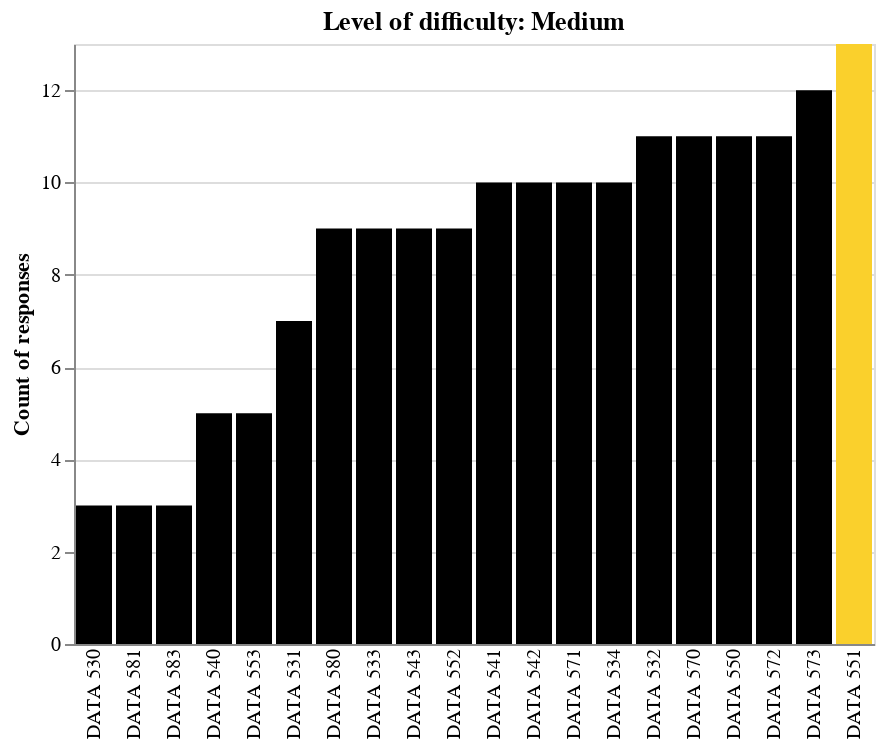

Notebook source saved alongside this figure:
### Code cell
twochart = alt.Chart(mydata, title=alt.TitleParams(text = ["Level of difficulty: Medium"])).mark_bar().encode(
                     x=alt.X('courses', sort ='y', title = None, axis = alt.Axis(ticks=False)),
                     y=alt.Y('twos', title = "Count of responses"),
                     color=alt.condition(alt.datum.twos == mydata['twos'].max(),alt.value('#FAD02C'), alt.value('black')))
twochart

### Figure 1 — Vega-Lite specification as saved in the notebook (floating-point values rounded to 4 significant figures)
{"config": {"view": {"continuousWidth": 400, "continuousHeight": 300}}, "data": {"name": "data-d7be5a06f702d0abbbe2cac284e90be8"}, "mark": "bar", "encoding": {"color": {"condition": {"value": "#FAD02C", "test": "(datum.twos === 13)"}, "value": "black"}, "x": {"axis": {"ticks": false}, "field": "courses", "sort": "y", "title": null, "type": "nominal"}, "y": {"field": "twos", "title": "Count of responses", "type": "quantitative"}}, "title": {"text": ["Level of difficulty: Medium"]}, "$schema": "https://vega.github.io/schema/vega-lite/v4.17.0.json", "datasets": {"data-d7be5a06f702d0abbbe2cac284e90be8": [{"courses": "DATA 530", "ones": 15, "twos": 3, "threes": 1}, {"courses": "DATA 580", "ones": 3, "twos": 9, "threes": 7}, {"courses": "DATA 541", "ones": 9, "twos": 10, "threes": 0}, {"courses": "DATA 531", "ones": 9, "twos": 7, "threes": 3}, {"courses": "DATA 532", "ones": 5, "twos": 11, "threes": 3}, {"courses": "DATA 540", "ones": 14, "twos": 5, "threes": 0}, {"courses": "DATA 553", "ones": 7, "twos": 5, "threes": 7}, {"courses": "DATA 570", "ones": 5, "twos": 11, "threes": 3}, {"courses": "DATA 533", "ones": 7, "twos": 9, "threes": 3}, {"courses": "DATA 542", "ones": 7, "twos": 10, "threes": 2}, {"courses": "DATA 543", "ones": 7, "twos": 9, "threes": 3}, {"courses": "DATA 571", "ones": 5, "twos": 10, "threes": 4}, {"courses": "DATA 534", "ones": 3, "twos": 10, "threes": 6}, {"courses": "DATA 550", "ones": 3, "twos": 11, "threes": 5}, {"courses": "DATA 572", "ones": 5, "twos": 11, "threes": 3}, {"courses": "DATA 581", "ones": 2, "twos": 3, "threes": 14}, {"courses": "DATA 551", "ones": 2, "twos": 13, "threes": 4}, {"courses": "DATA 552", "ones": 8, "twos": 9, "threes": 2}, {"courses": "DATA 573", "ones": 2, "twos": 12, "threes": 5}, {"courses": "DATA 583", "ones": 1, "twos": 3, "threes": 15}]}}
